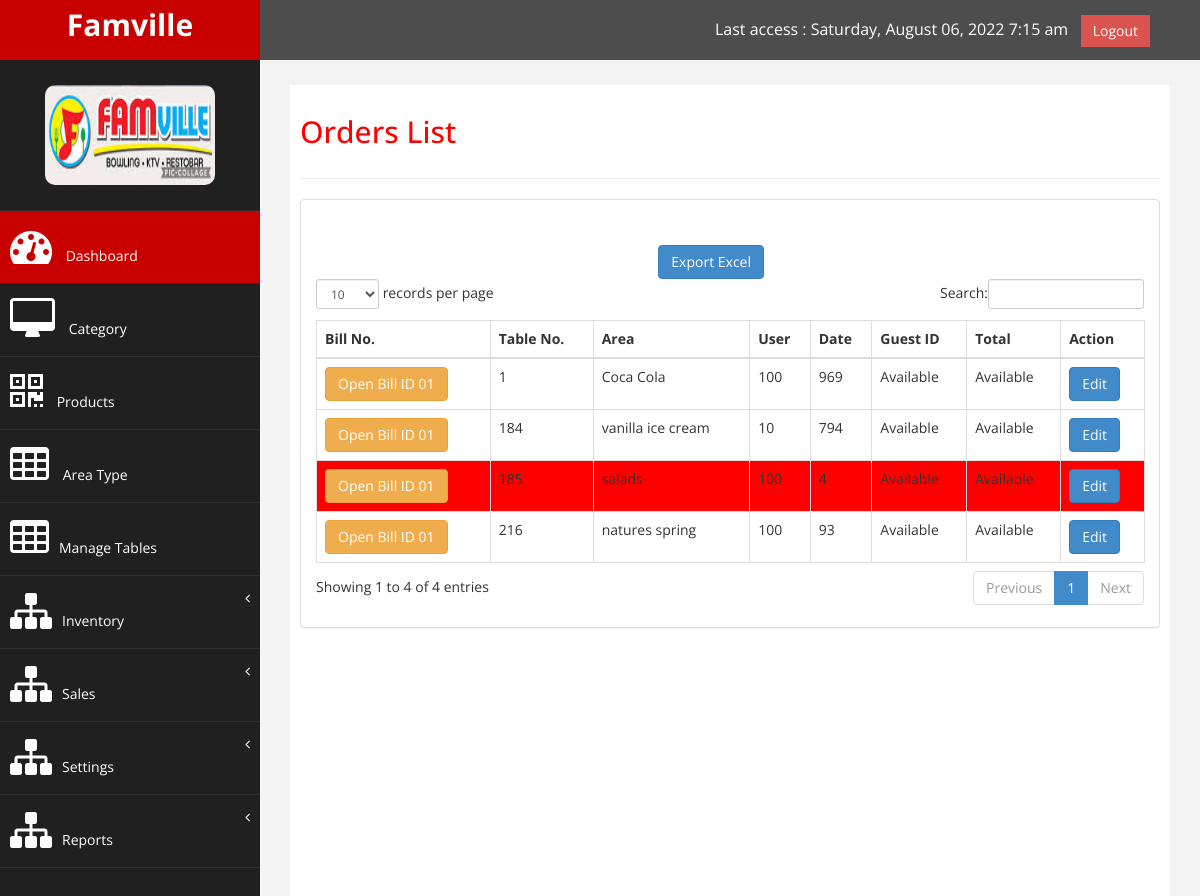
The app's page /index_admin.php?page=orders_list with its own data.
### tables this page shows
CREATE TABLE `product` (
  `product_id` int(11) NOT NULL,
  `product_name` varchar(100) NOT NULL,
  `product_description` varchar(100) NOT NULL,
  `quantity` int(11) NOT NULL,
  `price` int(11) NOT NULL,
  `status_type_id` int(11) NOT NULL COMMENT 'Enabled; Disabled',
  `availability` varchar(100) NOT NULL COMMENT 'Available; Not-Available',
  `category_id` int(11) NOT NULL,
  `image` varchar(100) NOT NULL,
  `set_type_id` int(11) NOT NULL,
  `tuple_class_id` int(11) NOT NULL,
  `size_class_id` int(11) NOT NULL,
  `product_num_id` varchar(100) NOT NULL,
  `date_start` varchar(100) NOT NULL,
  `date_end` varchar(100) NOT NULL,
  `date_added` timestamp NOT NULL DEFAULT CURRENT_TIMESTAMP ON UPDATE CURRENT_TIMESTAMP
);

### index_admin.php (called while the page is built, shortened)
<?php
include('admin/header.php');
include('admin/side_bar.php');
if(isset($_GET['page'])){
    $page=$_GET['page'];
}else{
    $page='category';
}
include('admin/'.$page.'.php');
include('admin/footer.php');
?>

### admin/orders_list.php (the view, shortened to what this page needs)
        <div id="page-wrapper" >
            <div id="page-inner">
                <div class="row">
                    <div class="col-md-12">
                     <h2>Orders List</h2>
                    </div>
                </div>
                 <hr />
            <div class="row">
                <div class="col-md-12">
                    <div class="panel panel-default">
                        <div class="panel-body">
                            <div class="table-responsive">
                                <table class="table table-striped table-bordered table-hover" id="dataTables-example">
                                    <thead>
                                        <tr>
                                            <th>Bill No.</th>
                                            <th>Table No.</th>
                                            <th>Area</th>
                                            <th>User</th>
                                            <th>Date</th>
                                            <th>Guest ID</th>
                                            <th>Total</th>
                                            <th>Action</th>
                                        </tr>
                                    </thead>
                                    <button type="button" class="btn btn-primary" style="
    float: right;
    margin-top: 30px;
    /* margin-left: 170px; */
    margin-right: 380px;
">Export Excel</button>
                                    <tbody>
                                    <?php
                                    include('config.php');
                                    $sql='SELECT * FROM `product`';
                                    $qry=mysqli_query($CON, $sql) or die(mysqli_error($qry));
                                    while($row=mysqli_fetch_array($qry)){
                                        $product_id=$row['product_id'];
                                        $product_name=$row['product_name'];
                                        $product_num_id=$row['product_num_id'];
                                        $price=$row['price'];
                                        $quantity=$row['quantity'];
                                        $availability=$row['availability'];
                                        $id='';
                                        if($quantity<=10){
                                            $id='isLess';
                                        }
                                    ?>
                                        <tr id="<?php echo $id; ?>" class="odd gradeX">
                                            <td><a href="#" class="btn btn-warning">Open Bill ID 01</a></td>
                                            <td><?php echo $product_num_id; ?></td>
                                            <td><?php echo $product_name; ?></td>
                                            <td class="center"><?php echo $price; ?></td>
                                            <td class="center"><?php echo $quantity; ?></td>
                                            <td class="center"><?php echo $availability; ?></td>
                                            <td class="center"><?php echo $availability; ?></td>
                                            <td class="center"><a href="<?php echo 'admin/stock_records_2.php?id='.$product_id; ?>" class="btn btn-primary">Edit</a></td>
                                        </tr>
                                    <?php
                                    }
                                    ?>
                                    </tbody>
                                </table>
                            </div>
                        </div>
                    </div>
                </div>
            </div>
        </div>
    </div>
            </div>
</body>
</html>

### assets/css/custom.css (style rules this page uses)
body { font-family: 'Open Sans', sans-serif; }
#page-wrapper { padding: 15px 15px; min-height: 600px; background:#F3F3F3; }
#page-inner { width:100%; margin:10px 20px 10px 0px; background-color:#fff!important; padding:10px; min-height:1200px; }
h2 { color: #f00; }
@media (min-width:768px) { #page-wrapper { margin: 0 0 0 260px; padding: 15px 30px; min-height: 1200px; } }

### admin/orders_list.php (style rules this page uses)
#isLess { background-color: red; }

### records on screen
product: product_num "1", product_name "Coca Cola", price "100", quantity "969", availability "Available"
product: product_num "184", product_name "vanilla ice cream", price "10", quantity "794", availability "Available"
product: product_num "185", product_name "salads", price "100", quantity "4", availability "Available"
product: product_num "216", product_name "natures spring", price "100", quantity "93", availability "Available"
